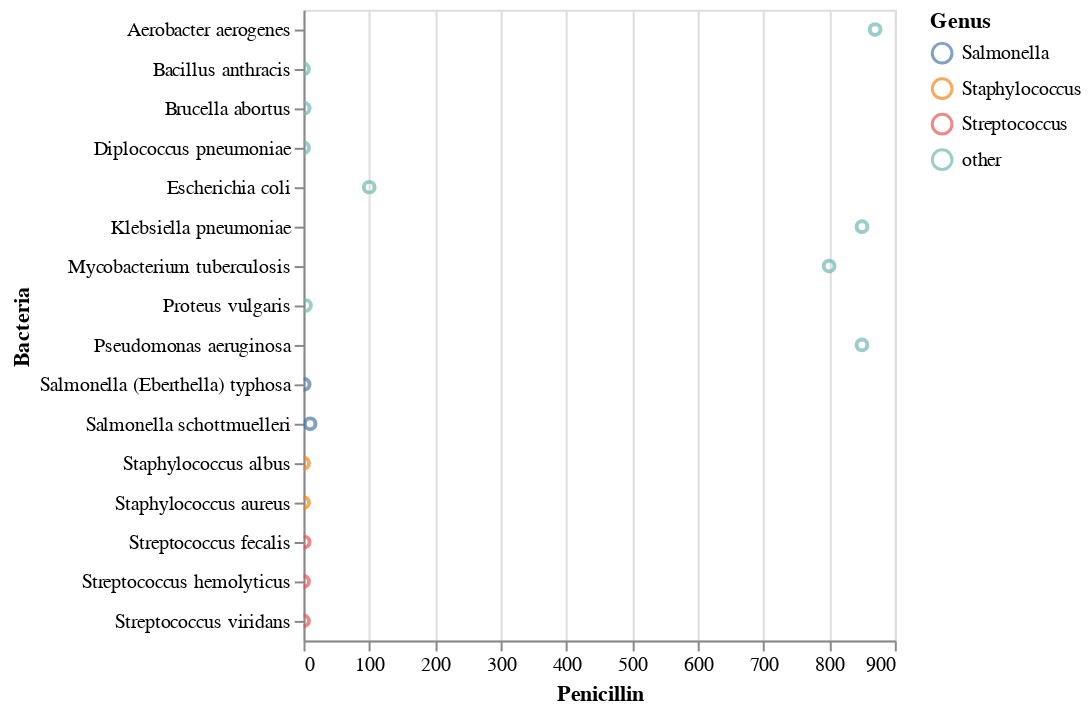

Source (notebook cell):
### Markdown cell above
## 1.10. Interatividade
Além da construção de gráficos básicos e da composição de visualização, uma das ferramentas mais interessantes do Altair e do Vega-Lite é o suporte para interação.

Para criar um gráfico interativo simples que suporte panorâmica e zoom, podemos invocar o método `interactive()` do objeto `Chart`. No gráfico abaixo, clique e arraste para panorâmica ou use a rolagem para zoom:

### Code cell
alt.Chart(cars).mark_point().encode(
    x='Penicillin',
    y='Bacteria',
    color='Genus',
).interactive()

### Figure 1 — Vega-Lite specification as saved in the notebook (floating-point values rounded to 4 significant figures)
{"config": {"view": {"continuousWidth": 300, "continuousHeight": 300}}, "data": {"name": "data-9358c74bfa85e269e603e741ba1c4924"}, "mark": {"type": "point"}, "encoding": {"color": {"field": "Genus", "type": "nominal"}, "x": {"field": "Penicillin", "type": "quantitative"}, "y": {"field": "Bacteria", "type": "nominal"}}, "params": [{"name": "param_5", "select": {"type": "interval", "encodings": ["x", "y"]}, "bind": "scales"}], "$schema": "https://vega.github.io/schema/vega-lite/v5.20.1.json", "datasets": {"data-9358c74bfa85e269e603e741ba1c4924": [{"Bacteria": "Aerobacter aerogenes", "Penicillin": 870.0, "Streptomycin": 1.0, "Neomycin": 1.6, "Gram_Staining": "negative", "Genus": "other"}, {"Bacteria": "Bacillus anthracis", "Penicillin": 0.001, "Streptomycin": 0.01, "Neomycin": 0.007, "Gram_Staining": "positive", "Genus": "other"}, {"Bacteria": "Brucella abortus", "Penicillin": 1.0, "Streptomycin": 2.0, "Neomycin": 0.02, "Gram_Staining": "negative", "Genus": "other"}, {"Bacteria": "Diplococcus pneumoniae", "Penicillin": 0.005, "Streptomycin": 11.0, "Neomycin": 10.0, "Gram_Staining": "positive", "Genus": "other"}, {"Bacteria": "Escherichia coli", "Penicillin": 100.0, "Streptomycin": 0.4, "Neomycin": 0.1, "Gram_Staining": "negative", "Genus": "other"}, {"Bacteria": "Klebsiella pneumoniae", "Penicillin": 850.0, "Streptomycin": 1.2, "Neomycin": 1.0, "Gram_Staining": "negative", "Genus": "other"}, {"Bacteria": "Mycobacterium tuberculosis", "Penicillin": 800.0, "Streptomycin": 5.0, "Neomycin": 2.0, "Gram_Staining": "negative", "Genus": "other"}, {"Bacteria": "Proteus vulgaris", "Penicillin": 3.0, "Streptomycin": 0.1, "Neomycin": 0.1, "Gram_Staining": "negative", "Genus": "other"}, {"Bacteria": "Pseudomonas aeruginosa", "Penicillin": 850.0, "Streptomycin": 2.0, "Neomycin": 0.4, "Gram_Staining": "negative", "Genus": "other"}, {"Bacteria": "Salmonella (Eberthella) typhosa", "Penicillin": 1.0, "Streptomycin": 0.4, "Neomycin": 0.008, "Gram_Staining": "negative", "Genus": "Salmonella"}, {"Bacteria": "Salmonella schottmuelleri", "Penicillin": 10.0, "Streptomycin": 0.8, "Neomycin": 0.09, "Gram_Staining": "negative", "Genus": "Salmonella"}, {"Bacteria": "Staphylococcus albus", "Penicillin": 0.007, "Streptomycin": 0.1, "Neomycin": 0.001, "Gram_Staining": "positive", "Genus": "Staphylococcus"}, {"Bacteria": "Staphylococcus aureus", "Penicillin": 0.03, "Streptomycin": 0.03, "Neomycin": 0.001, "Gram_Staining": "positive", "Genus": "Staphylococcus"}, {"Bacteria": "Streptococcus fecalis", "Penicillin": 1.0, "Streptomycin": 1.0, "Neomycin": 0.1, "Gram_Staining": "positive", "Genus": "Streptococcus"}, {"Bacteria": "Streptococcus hemolyticus", "Penicillin": 0.001, "Streptomycin": 14.0, "Neomycin": 10.0, "Gram_Staining": "positive", "Genus": "Streptococcus"}, {"Bacteria": "Streptococcus viridans", "Penicillin": 0.005, "Streptomycin": 10.0, "Neomycin": 40.0, "Gram_Staining": "positive", "Genus": "Streptococcus"}]}}
